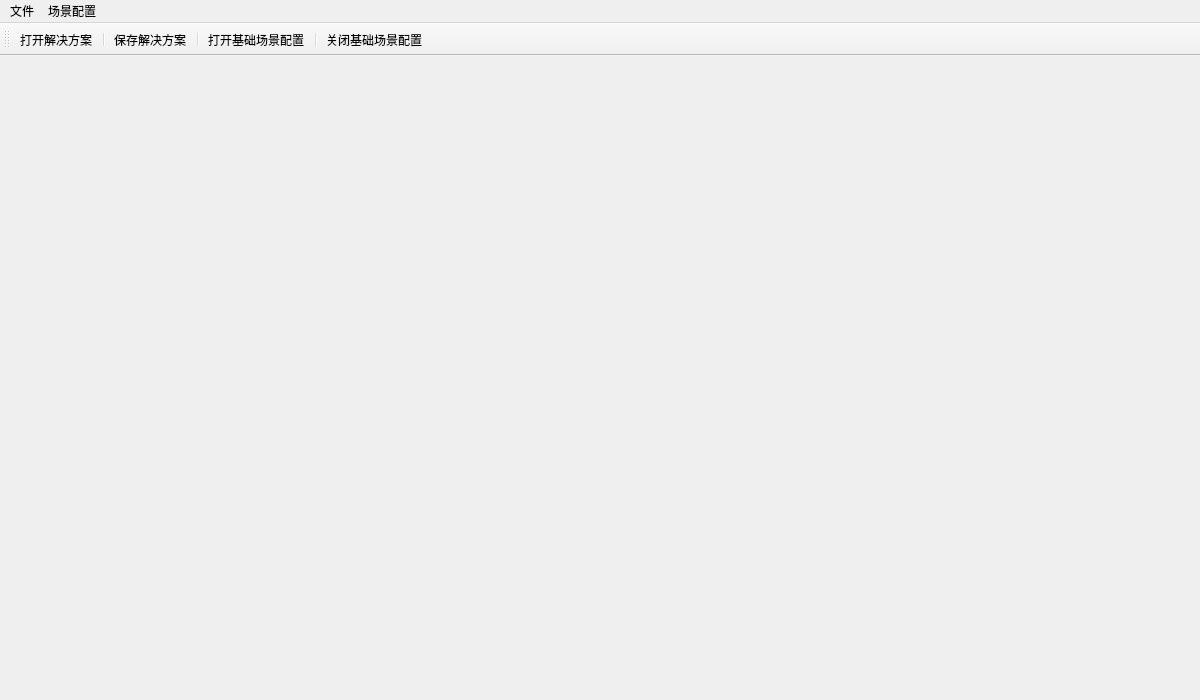
<?xml version="1.0" encoding="UTF-8"?>
<ui version="4.0">
 <class>LkEngineEditor</class>
 <widget class="QMainWindow" name="LkEngineEditor">
  <property name="geometry">
   <rect>
    <x>0</x>
    <y>0</y>
    <width>1200</width>
    <height>700</height>
   </rect>
  </property>
  <property name="windowTitle">
   <string>LK-Engine 版本0.001</string>
  </property>
  <widget class="QWidget" name="centralWidget">
   <widget class="QWidget" name="widget" native="true">
    <property name="geometry">
     <rect>
      <x>10</x>
      <y>10</y>
      <width>120</width>
      <height>621</height>
     </rect>
    </property>
   </widget>
  </widget>
  <widget class="QToolBar" name="toolBar">
   <property name="windowTitle">
    <string>toolBar</string>
   </property>
   <attribute name="toolBarArea">
    <enum>TopToolBarArea</enum>
   </attribute>
   <attribute name="toolBarBreak">
    <bool>false</bool>
   </attribute>
   <addaction name="openSolution"/>
   <addaction name="separator"/>
   <addaction name="saveSolution"/>
   <addaction name="separator"/>
   <addaction name="openSceneCfg"/>
   <addaction name="separator"/>
   <addaction name="closeSceneCfg"/>
  </widget>
  <widget class="QMenuBar" name="menuBar">
   <property name="geometry">
    <rect>
     <x>0</x>
     <y>0</y>
     <width>1200</width>
     <height>23</height>
    </rect>
   </property>
   <property name="font">
    <font>
     <underline>false</underline>
    </font>
   </property>
   <property name="defaultUp">
    <bool>false</bool>
   </property>
   <widget class="QMenu" name="fileMenu">
    <property name="title">
     <string>文件</string>
    </property>
    <addaction name="ops"/>
    <addaction name="cls"/>
   </widget>
   <widget class="QMenu" name="menu">
    <property name="title">
     <string>场景配置</string>
    </property>
    <addaction name="actionfsasdf"/>
    <addaction name="actiondasdasd"/>
   </widget>
   <addaction name="fileMenu"/>
   <addaction name="menu"/>
  </widget>
  <action name="openSolution">
   <property name="enabled">
    <bool>true</bool>
   </property>
   <property name="text">
    <string>打开解决方案</string>
   </property>
  </action>
  <action name="saveSolution">
   <property name="text">
    <string>保存解决方案</string>
   </property>
  </action>
  <action name="openSceneCfg">
   <property name="text">
    <string>打开基础场景配置</string>
   </property>
  </action>
  <action name="closeSceneCfg">
   <property name="text">
    <string>关闭基础场景配置</string>
   </property>
  </action>
  <action name="ops">
   <property name="text">
    <string>打开解决方案</string>
   </property>
  </action>
  <action name="cls">
   <property name="text">
    <string>保存解决方案</string>
   </property>
  </action>
  <action name="actionfsasdf">
   <property name="text">
    <string>打开场景配置</string>
   </property>
  </action>
  <action name="actiondasdasd">
   <property name="text">
    <string>关闭场景配置</string>
   </property>
  </action>
  <action name="actiondasdas">
   <property name="text">
    <string>dasdas</string>
   </property>
  </action>
 </widget>
 <layoutdefault spacing="6" margin="11"/>
 <resources/>
 <connections/>
</ui>
